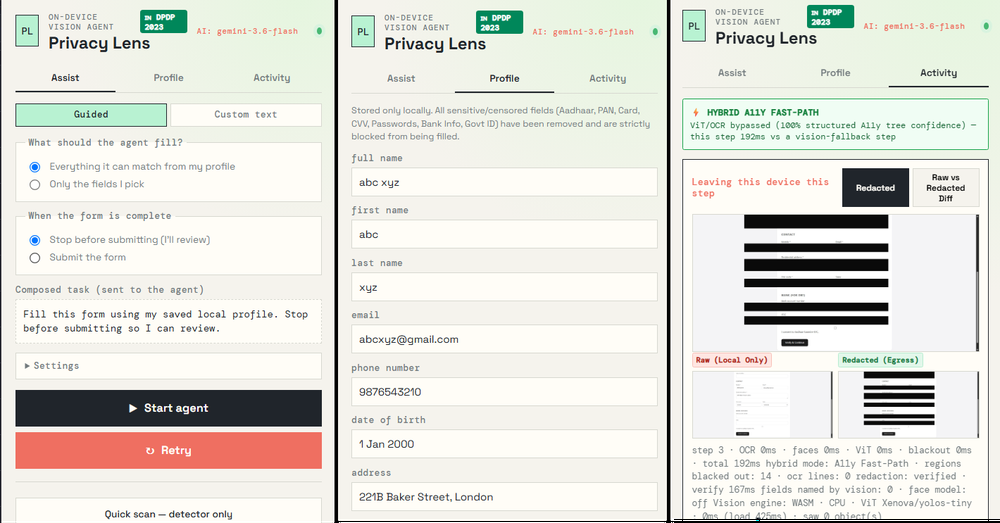
#> input picture image-1.png, 1000 x 523 px, shrunk from 1420 x 743 before the run
$ python mask_adjacent_labels.py ../image-1.png
#> lines starting #> are read from the running program, lines starting #| are printed output that depends on the picture; after the words box and inside, x2 and y2 are one past the last pixel; in counts of white or black regions, pixels touching at a corner belong together
#> in process_file, image is the input picture: shape (523, 1000, 3); mean B, G, R 218.8, 225.7, 226
#!/usr/bin/env python3
"""
Mask Adjacent Labels (OpenCV + NumPy)
=====================================
Detects existing solid black redaction boxes in form images and dynamically
extends black boxes to the LEFT to obscure corresponding text labels (e.g. "Password",
"Credit Card Number") so VLMs cannot read the labels and hallucinate data.

Usage:
    python scripts/mask_adjacent_labels.py input_form.png -o masked_form.png
    python scripts/mask_adjacent_labels.py input_form.png --label-offset 300 --min-area 800
"""

import argparse
import sys
from pathlib import Path
from typing import List, Tuple, Optional

try:
    import cv2
    import numpy as np
except ImportError:
    print("[Error] Required libraries missing. Please install opencv-python and numpy:", file=sys.stderr)
    print("        pip install opencv-python-headless numpy", file=sys.stderr)
    sys.exit(1)


def mask_adjacent_labels(
    image: np.ndarray,
    label_offset: int = 250,
    min_area: int = 500,
    max_area_ratio: float = 0.9,
    color_threshold: int = 15,
    padding_y: int = 4,
) -> Tuple[np.ndarray, List[Tuple[int, int, int, int]]]:
    """
    Detects existing black redaction boxes and masks the text regions immediately
    to their left.

    Parameters:
        image (np.ndarray): BGR image loaded via cv2.imread.
        label_offset (int): Maximum horizontal pixel distance to extend leftward.
        min_area (int): Minimum contour area in pixels to qualify as a valid redaction box.
        max_area_ratio (float): Maximum bounding box area ratio (to ignore whole-image borders).
        color_threshold (int): Upper bound for B, G, R channels to consider a pixel "black" (0-255).
        padding_y (int): Extra vertical padding in pixels for the label mask to ensure full coverage.

    Returns:
        Tuple[np.ndarray, List[Tuple[int, int, int, int]]]:
            - Processed image with leftward masks applied.
            - List of new leftward bounding boxes (x1, y1, w, h).
    """
#> called with label_offset = 250, min_area = 500, max_area_ratio = 0.9, color_threshold = 15, padding_y = 4
    if image is None or image.size == 0:
        raise ValueError("Invalid or empty image array provided.")

    height, width = image.shape[:2]
#> height = 523; width = 1000
    total_image_area = height * width
#> total_image_area = 523000

    # Output image copy to preserve original if needed
    output_image = image.copy()

    # Step 1: Isolate pixels that are near strictly black (0, 0, 0)
    # Define lower and upper BGR bounds for black
    lower_black = np.array([0, 0, 0], dtype=np.uint8)
    upper_black = np.array([color_threshold, color_threshold, color_threshold], dtype=np.uint8)

    # Binary mask where 255 = black pixel, 0 = non-black
    black_mask = cv2.inRange(image, lower_black, upper_black)
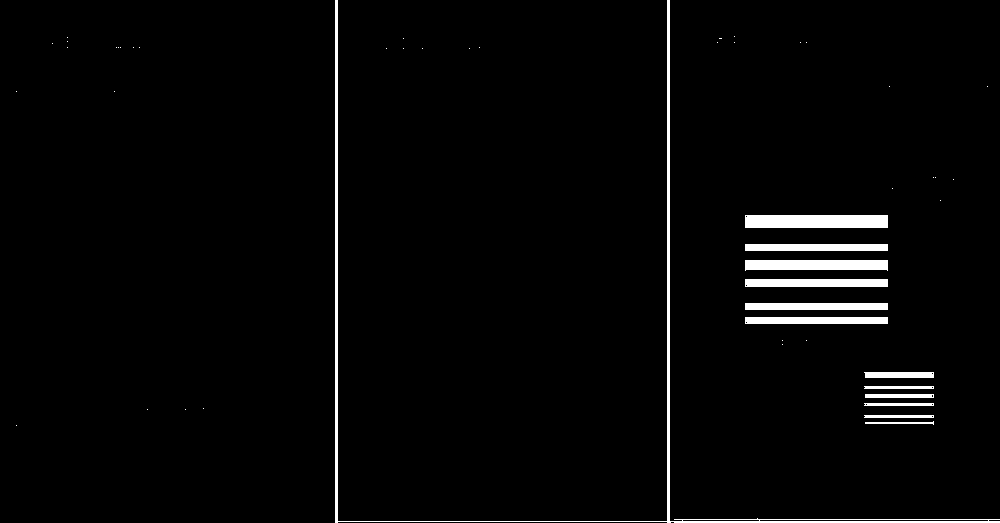
#> black_mask: shape (523, 1000); 2.6% white; 50 white regions (37 under 20 px), largest, box (x1, y1, x2, y2) and area: (335, 0, 1000, 523) 4454, (745, 215, 888, 228) 1858, (745, 260, 888, 271) 1432

    # Morphological closing to fill small internal gaps or anti-aliased edges
    kernel = cv2.getStructuringElement(cv2.MORPH_RECT, (3, 3))
    black_mask = cv2.morphologyEx(black_mask, cv2.MORPH_CLOSE, kernel)
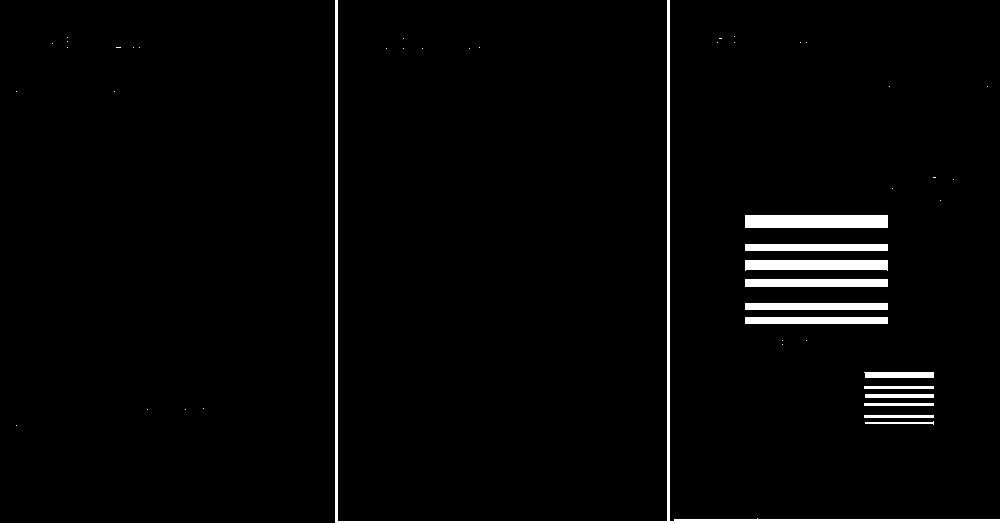
#> black_mask: shape (523, 1000); 2.7% white; 47 white regions (34 under 20 px)

    # Step 2: Find external contours of black regions
    contours, _ = cv2.findContours(black_mask, cv2.RETR_EXTERNAL, cv2.CHAIN_APPROX_SIMPLE)
#> contours = 47 contours, 34 with area under 20; largest, box (x1, y1, x2, y2) and area: (335, 0, 1000, 523) 3401, (745, 215, 888, 228) 1704, (745, 260, 888, 271) 1279, (745, 279, 888, 287) 994, (745, 317, 888, 324) 852

    added_label_boxes = []

    for cnt in contours:
        area = cv2.contourArea(cnt)

        # Filter out noise (tiny dots/lines) and overly large regions (whole page border)
        if area < min_area or area > (total_image_area * max_area_ratio):
            continue

        x, y, w, h = cv2.boundingRect(cnt)

        # Ignore thin single-line borders (aspect ratio sanity check)
        if w < 10 or h < 8:
            continue

        # Step 3: Calculate leftward bounding box to cover the text label
        # Left boundary clamped to 0 to prevent negative indices
        label_x1 = max(0, x - label_offset)
        label_x2 = x

        # Ensure vertical bounds stay within image dimensions
        label_y1 = max(0, y - padding_y)
        label_y2 = min(height, y + h + padding_y)

        label_w = label_x2 - label_x1
        label_h = label_y2 - label_y1

        # Only draw if there is space to the left
        if label_w > 0 and label_h > 0:
            # Step 4: Draw solid black filled rectangle over the leftward zone
            cv2.rectangle(
                output_image,
                (label_x1, label_y1),
                (label_x2, label_y2),
                color=(0, 0, 0),
                thickness=-1  # Solid fill
            )
            added_label_boxes.append((label_x1, label_y1, label_w, label_h))
#> this loop made 47 passes
#> (cnt, area) on passes 3, 7, 8, 9: ([[864, 415], [864, 417], [933, 417], [933, 415]], 138), ([[864, 403], [864, 405], [933, 405], [933, 403]], 138), ([[865, 394], [865, 397], [933, 397], [933, 394]], 204), ([[864, 386], [864, 388], [933, 388], [933, 386]], 138)
#> (cnt, area, x, y, w, h) on passes 14, 15, 18: ([[745, 317], [745, 323], [887, 323], [887, 317]], 852, 745, 317, 143, 7), ([[745, 303], [745, 309], [887, 309], [887, 303]], 852, 745, 303, 143, 7), ([[745, 244], [745, 250], [887, 250], [887, 244]], 852, 745, 244, 143, 7)
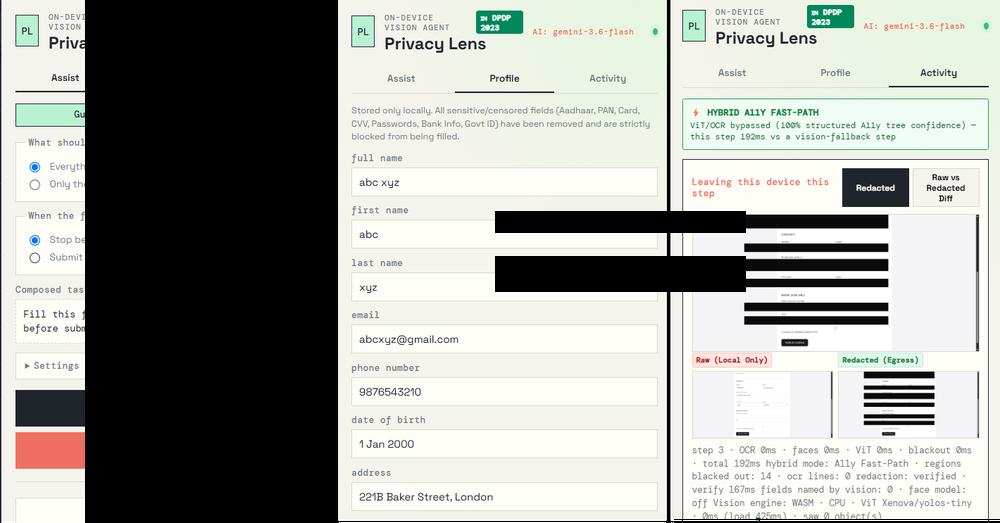
#> output_image: shape (523, 1000, 3); mean B, G, R 159.1, 163.9, 162.8
#> after the loop, added_label_boxes = [(495, 275, 250, 16), (495, 256, 250, 19), (495, 211, 250, 21), (85, 0, 250, 523)]

    return output_image, added_label_boxes


def process_file(
    input_path: str,
    output_path: Optional[str] = None,
    label_offset: int = 250,
    min_area: int = 500,
    color_threshold: int = 15,
) -> str:
    """Processes an image file and saves the output."""
    in_file = Path(input_path)
    if not in_file.exists():
        raise FileNotFoundError(f"Input file not found: {input_path}")

    image = cv2.imread(str(in_file))
    if image is None:
        raise ValueError(f"cv2 could not read image from: {input_path}")

    processed, boxes = mask_adjacent_labels(
        image=image,
        label_offset=label_offset,
        min_area=min_area,
        color_threshold=color_threshold,
    )
#> boxes has the same summary as added_label_boxes in mask_adjacent_labels

    if output_path is None:
        out_file = in_file.parent / f"{in_file.stem}_masked{in_file.suffix}"
    else:
        out_file = Path(output_path)

    out_file.parent.mkdir(parents=True, exist_ok=True)
    cv2.imwrite(str(out_file), processed)

    print(f"[Done] Detected {len(boxes)} black redaction box(es).")
#| [Done] Detected 4 black redaction box(es).
    print(f"       Masked adjacent text labels with offset={label_offset}px.")
    print(f"       Saved to: {out_file}")
    return str(out_file)


def main():
    parser = argparse.ArgumentParser(
        description="Detect black redaction boxes in form images and mask adjacent labels to the left."
    )
    parser.add_argument("input", help="Path to input form image.")
    parser.add_argument("-o", "--output", help="Path to save output image (default: <input>_masked.<ext>).")
    parser.add_argument(
        "--label-offset",
        type=int,
        default=250,
        help="Horizontal distance in pixels to mask to the left of each black box (default: 250).",
    )
    parser.add_argument(
        "--min-area",
        type=int,
        default=500,
        help="Minimum pixel area for a black region to qualify as a redaction box (default: 500).",
    )
    parser.add_argument(
        "--color-threshold",
        type=int,
        default=15,
        help="Max BGR value to consider a pixel black (default: 15).",
    )

    args = parser.parse_args()

    try:
        process_file(
            input_path=args.input,
            output_path=args.output,
            label_offset=args.label_offset,
            min_area=args.min_area,
            color_threshold=args.color_threshold,
        )
    except Exception as e:
        print(f"[Error] {e}", file=sys.stderr)
        sys.exit(1)


if __name__ == "__main__":
    main()
